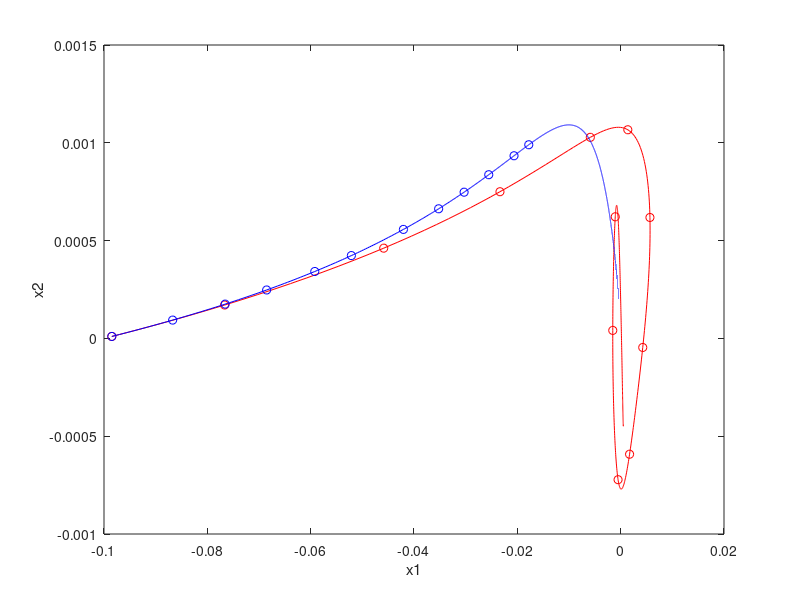

Here is the MATLAB script that generated this plot:
clear
clc
x0 = [-0.1,0]';
K = 501;
s = 0.05;
x_k1 = x0;
y_k1 = x0;
x_k_1 = x0;
x_k2 = x0;
x_k_2 = x0;
y_kg = [1 1]';
x_kg = [1 1]'; 
xk1 = zeros(K-1,1);
xk2 = zeros(K-1,1);
gradient1 = zeros(K-1,2);
k = 1;
% Nesterov's scheme
while (k < K)
    
    if (y_k1(2) == 0)
        y_kg(1) = 3 * y_k1(1)^3/abs(y_k1(1)) + 0.002 * y_k1(1);
        y_kg(2) = 0.002 * y_k1(1);  
    elseif (y_k1(1) == 0)
        y_kg(1) = 0.002 * y_k1(2);
        y_kg(2) = 15 * y_k1(2)^3/abs(y_k1(2)) + 0.002 * y_k1(2);            
    else
        y_kg(1) = 3 * y_k1(1)^3/abs(y_k1(1)) + 0.002 * (y_k1(1) + y_k1(2));
        y_kg(2) = 15 * y_k1(2)^3/abs(y_k1(2)) + 0.002 * (y_k1(1) + y_k1(2));        
    end    
    
    beta = (k-1)/(k+2);
    x_k2 = y_k1 - s * y_kg ;
    y_k2 = x_k2 + beta * (x_k2 - x_k1);
  
    xk1(k) = x_k2(1); %紀錄每次迭代的x1值
    xk2(k) = x_k2(2); %紀錄每次迭代的x2值
    gradient1(k,:) = y_kg; %紀錄每次迭代的gradient_f值
    
    y_k1 = y_k2;
    x_k1 = x_k2;
    k = k + 1;
end
j = 1;
J = 100000;
xk_1 = zeros(J-1,1);
xk_2 = zeros(J-1,1);
gradient2 = zeros(J-1,2);
% Gradient descent
while (j<J)
    
    if (x_k_1(2) == 0)
        x_kg(1) = 3 * x_k_1(1)^3/abs(x_k_1(1)) + 0.002 * x_k_1(1);
        x_kg(2) = 0.002 * x_k_1(1);  
    elseif (y_k1(1) == 0)
        x_kg(1) = 0.002 * x_k_1(2);
        x_kg(2) = 15 * x_k_1(2)^3/abs(x_k_1(2)) + 0.002 * x_k_1(2);
    else    
        x_kg(1) = 3 * x_k_1(1)^3/abs(x_k_1(1)) + 0.002 * (x_k_1(1) + x_k_1(2));
        x_kg(2) = 15 * x_k_1(2)^3/abs(x_k_1(2)) + 0.002 * (x_k_1(1) + x_k_1(2));    
    end
    
    x_k_2 = x_k_1 - s * x_kg ;
    
    xk_1(j) = x_k_2(1); %紀錄每次迭代的x1值
    xk_2(j) = x_k_2(2); %紀錄每次迭代的x2值
    gradient2(j,:) = x_kg; %紀錄每次迭代的gradient_f值
    
    x_k_1 = x_k_2;
    j = j + 1;
    
end

figure(1)
plot(xk1,xk2,'r')
hold on
plot(xk1(1),xk2(1),'ro')
hold on
plot(xk1(10),xk2(10),'ro')
hold on
plot(xk1(20),xk2(20),'ro')
hold on
plot(xk1(30),xk2(30),'ro')
hold on
plot(xk1(45),xk2(45),'ro')
hold on
plot(xk1(60),xk2(60),'ro')
hold on
plot(xk1(90),xk2(90),'ro')
hold on
plot(xk1(120),xk2(120),'ro')
hold on
plot(xk1(150),xk2(150),'ro')
hold on
plot(xk1(190),xk2(190),'ro')
hold on
plot(xk1(250),xk2(250),'ro')
hold on
plot(xk1(300),xk2(300),'ro')
hold on
plot(xk_1,xk_2,'b')
hold on
plot(xk_1(1),xk_2(1),'bo')
hold on
plot(xk_1(10),xk_2(10),'bo')
hold on
plot(xk_1(20),xk_2(20),'bo')
hold on
plot(xk_1(30),xk_2(30),'bo')
hold on
plot(xk_1(45),xk_2(45),'bo')
hold on
plot(xk_1(60),xk_2(60),'bo')
hold on
plot(xk_1(90),xk_2(90),'bo')
hold on
plot(xk_1(120),xk_2(120),'bo')
hold on
plot(xk_1(150),xk_2(150),'bo')
hold on
plot(xk_1(190),xk_2(190),'bo')
hold on
plot(xk_1(250),xk_2(250),'bo')
hold on
plot(xk_1(300),xk_2(300),'bo')
hold on
xlabel('x1')
ylabel('x2')
